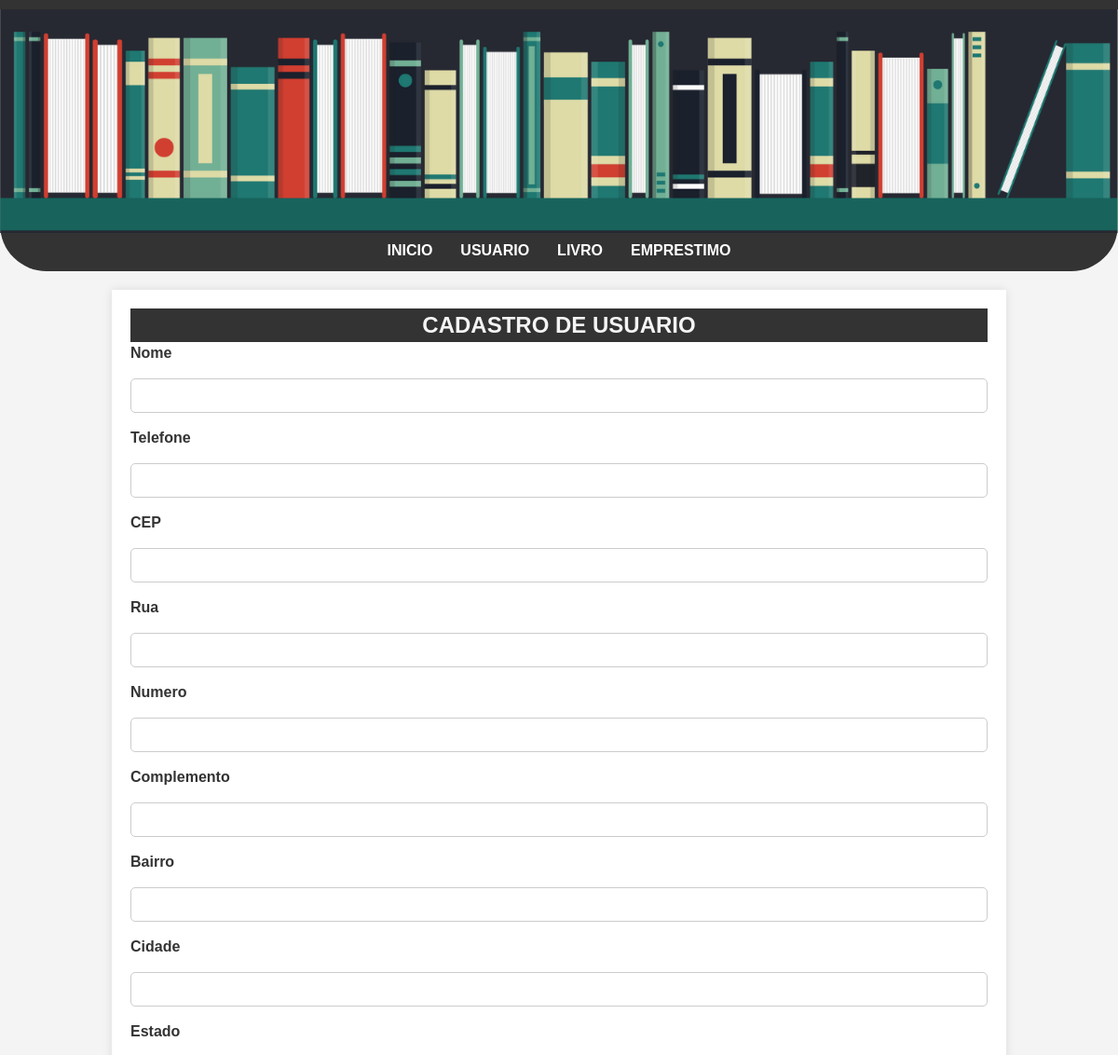
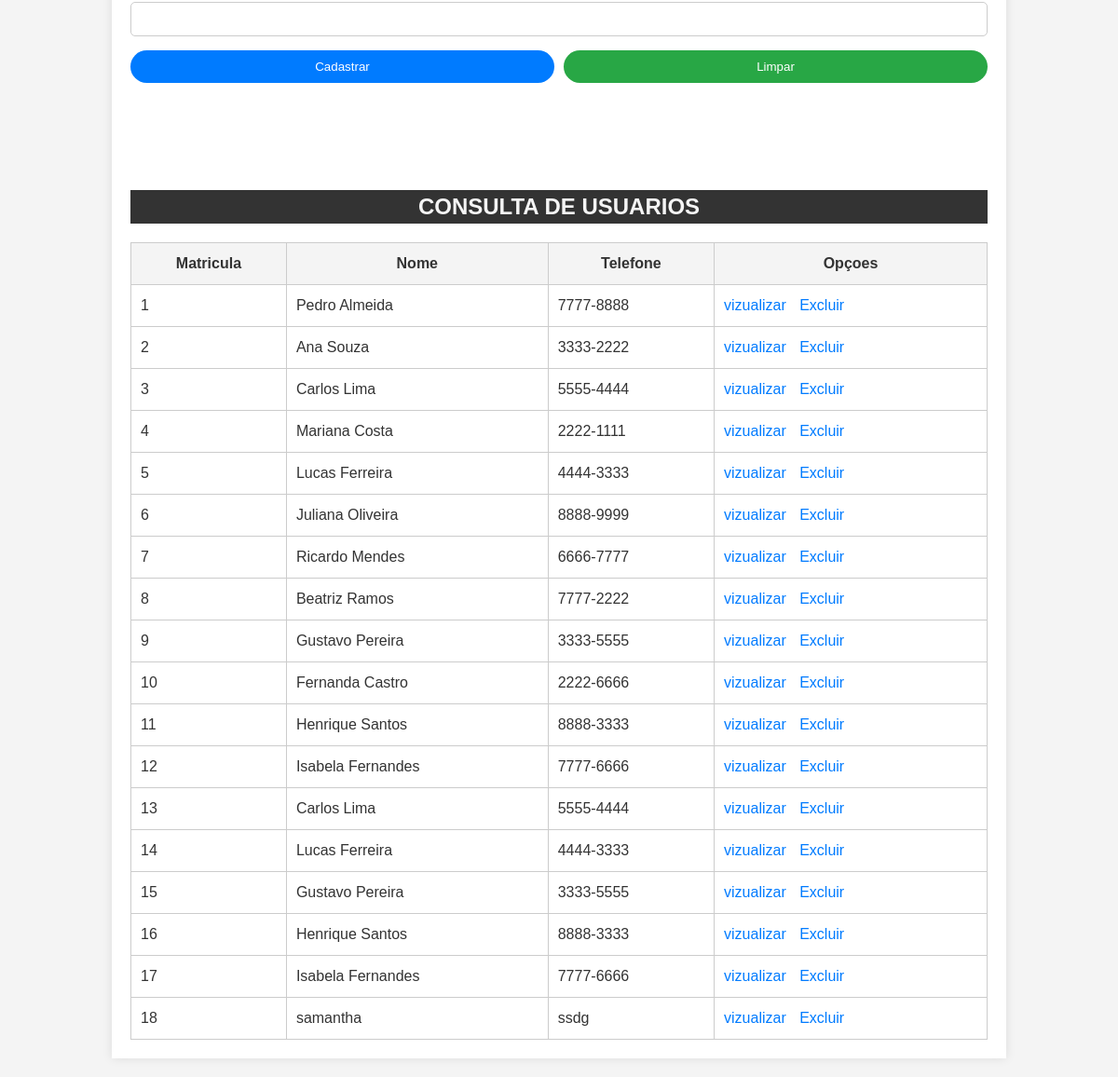
The app's page /usuarios.php with its own data (2 pictures, top to bottom).
### tables this page shows
CREATE TABLE "tb_usuario" (
	"matricula"	INTEGER,
	"nome"	TEXT,
	"telefone"	TEXT,
	"rua"	TEXT,
	"numero"	TEXT,
	"cep"	TEXT,
	"complemento"	TEXT,
	"bairro"	TEXT,
	"cidade"	TEXT,
	"estado"	TEXT,
	PRIMARY KEY("matricula" AUTOINCREMENT)
);

### usuarios.php (the view, shortened to what this page needs)
<?php
    try {
        $conectar = new PDO("sqlite:banco/banco_biblioteca.db");
        $sql = $conectar->query("SELECT * FROM tb_usuario");
        $tb_usuario = $sql->fetchAll(PDO::FETCH_ASSOC);
    } catch (\Throwable $th) {
        echo "nao ok";
    }
?>
<!DOCTYPE html>
<html lang="pt_br">
<head>
    <link rel="stylesheet" href="./css/estilos.css">
</head>
<body>
    <header>
       <img src="/img/Biblioteca-Banner.png" alt="Biblioteca-Banner">
       <nav class="menu">
            <ul>
                <li><a href="index.php">Inicio</a></li>
                <li><a href="usuarios.php">Usuario</a></li>
                <li><a href="livro.php">Livro</a></li>
                <li><a href="#">emprestimo</a></li>
            </ul>
       </nav>
    </header>
    <main>
    <div class="cadastro">
        <h2>Cadastro de usuario</h2>
        <form action="usuario_cadastro.php" method="POST">
            <label for="nome">Nome</label>
            <input type="text" name="nome" id="nome">
            <label for="Telefone">Telefone</label>
            <input type="text" name="telefone" id="telefone">
            <label for="Cep">CEP</label>
            <input type="text" name="cep" id="cep">
            <label for="Rua">Rua</label>
            <input type="text" name="rua" id="rua">
            <label for="Numero">Numero</label>
            <input type="text" name="numero" id="numero">
            <label for="Complemento">Complemento</label>
            <input type="text" name="complemento" id="complemento">
            <label for="Bairro">Bairro</label>
            <input type="text" name="bairro" id="bairro">
            <label for="Cidade">Cidade</label>
            <input type="text" name="cidade" id="cidade">
            <label for="Estado">Estado</label>
            <input type="text" name="estado" id="estado">
            <div class="botoes">
                <input type="submit" value="Cadastrar">
                <input type="reset" value="Limpar">
            </div>
        </form>
    </div>
    <div class="consulta">
        <h2>Consulta de usuarios</h2>
        <table>
            <tr>
                <th>Matricula</th>
                <th>Nome</th>
                <th>Telefone</th>
                <th>Opçoes</th>
            </tr>
            <?php
             for($i = 0; $i < count($tb_usuario); $i++){
                echo "<tr>";
                echo "<td>" . $tb_usuario[$i]['matricula'] . "</td>";
                echo "<td>" . $tb_usuario[$i]['nome'] . "</td>";
                echo "<td>" . $tb_usuario[$i]['telefone'] . "</td>";
                echo "<td> <a href='#'>vizualizar</a> <a href='#'>Excluir</a> </td>" ;
                echo "</tr>";
            }
            ?>
        </table>
    </div>
    </main>
</body>
</html>

### css/estilos.css (style rules this page uses)
* { margin: 0; padding: 0; font-family: Arial, sans-serif; text-decoration: none; box-sizing: border-box; }
body { background-color: #f4f4f4; color: #333; font-size: 16px; line-height: 1.5; }
header { background-color: #333; color: #fff; padding: 10px 0; text-align: center; border-bottom-left-radius: 50px; border-bottom-right-radius: 50px; }
header img { width: 100%; }
nav ul { list-style-type: none; display: flex; justify-content: center; }
nav li { margin: 0 15px; }
nav a { color: #fff; font-weight: bold; transition: color 0.3s; text-transform: uppercase; }
main { width: 80%; max-width: 1200px; margin: 20px auto; background-color: #fff; padding: 20px; box-shadow: 0 0 10px rgba(0, 0, 0, 0.1); }
.cadastro { margin-bottom: 100px; }
h2 { width: 100%; background-color: #333; color: #f4f4f4; text-transform: uppercase; text-align: center; }
label { font-weight: bold; }
label, input { display: block; width: 100%; margin-bottom: 15px; }
input[type="text"] { padding: 10px; border: 1px solid #ccc; border-radius: 5px; }
.botoes { display: flex; justify-content: start; gap: 10px; }
.botoes input[type="submit"], .botoes input[type="reset"], .botoes input[type="button"] { padding: 10px 20px; border: none; border-radius: 50px; cursor: pointer; transition: background-color 0.3s; }
.botoes input[type="submit"] { background-color: #007BFF; color: #fff; }
.botoes input[type="reset"] { background-color: #28a745; color: #fff; }
table { width: 100%; border-collapse: collapse; margin-top: 20px; }
th, td, tr { padding: 10px; border: 1px solid #ccc; text-align: left; }
th { background-color: #f4f4f4; text-align: center; }
td a { color: #007BFF; margin-right: 10px; }

### records on screen
tb_usuario: matricula "1", nome "Pedro Almeida", telefone "7777-8888"
tb_usuario: matricula "2", nome "Ana Souza", telefone "3333-2222"
tb_usuario: matricula "3", nome "Carlos Lima", telefone "5555-4444"
tb_usuario: matricula "4", nome "Mariana Costa", telefone "2222-1111"
tb_usuario: matricula "5", nome "Lucas Ferreira", telefone "4444-3333"
tb_usuario: matricula "6", nome "Juliana Oliveira", telefone "8888-9999"
tb_usuario: matricula "7", nome "Ricardo Mendes", telefone "6666-7777"
tb_usuario: matricula "8", nome "Beatriz Ramos", telefone "7777-2222"
tb_usuario: matricula "9", nome "Gustavo Pereira", telefone "3333-5555"
tb_usuario: matricula "10", nome "Fernanda Castro", telefone "2222-6666"
tb_usuario: matricula "11", nome "Henrique Santos", telefone "8888-3333"
tb_usuario: matricula "12", nome "Isabela Fernandes", telefone "7777-6666"
tb_usuario: matricula "13", nome "Carlos Lima", telefone "5555-4444"
tb_usuario: matricula "14", nome "Lucas Ferreira", telefone "4444-3333"
tb_usuario: matricula "15", nome "Gustavo Pereira", telefone "3333-5555"
tb_usuario: matricula "16", nome "Henrique Santos", telefone "8888-3333"
tb_usuario: matricula "17", nome "Isabela Fernandes", telefone "7777-6666"
tb_usuario: matricula "18", nome "samantha", telefone "ssdg"
